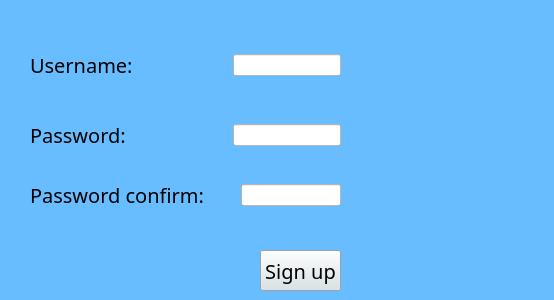
<?xml version="1.0" encoding="UTF-8"?>
<ui version="4.0">
 <class>sign_up_form</class>
 <widget class="QWidget" name="sign_up_form">
  <property name="geometry">
   <rect>
    <x>0</x>
    <y>0</y>
    <width>554</width>
    <height>300</height>
   </rect>
  </property>
  <property name="windowTitle">
   <string>Form</string>
  </property>
  <property name="styleSheet">
   <string notr="true">background-color: rgb(103,189,255);</string>
  </property>
  <widget class="QPushButton" name="btn_sign_up">
   <property name="geometry">
    <rect>
     <x>260</x>
     <y>250</y>
     <width>81</width>
     <height>41</height>
    </rect>
   </property>
   <property name="font">
    <font>
     <family>Acier DisplaySolid</family>
     <pointsize>15</pointsize>
    </font>
   </property>
   <property name="styleSheet">
    <string notr="true">background-color: rgb(213,226,229);</string>
   </property>
   <property name="text">
    <string>Sign up</string>
   </property>
  </widget>
  <widget class="QWidget" name="layoutWidget">
   <property name="geometry">
    <rect>
     <x>30</x>
     <y>50</y>
     <width>311</width>
     <height>30</height>
    </rect>
   </property>
   <layout class="QHBoxLayout" name="horizontalLayout">
    <item>
     <widget class="QLabel" name="label_2">
      <property name="font">
       <font>
        <family>Acier DisplaySolid</family>
        <pointsize>15</pointsize>
       </font>
      </property>
      <property name="text">
       <string>Username:</string>
      </property>
     </widget>
    </item>
    <item>
     <spacer name="horizontalSpacer">
      <property name="orientation">
       <enum>Qt::Horizontal</enum>
      </property>
      <property name="sizeHint" stdset="0">
       <size>
        <width>40</width>
        <height>20</height>
       </size>
      </property>
     </spacer>
    </item>
    <item>
     <widget class="QLineEdit" name="le_username">
      <property name="styleSheet">
       <string notr="true">background-color: rgb(255, 255, 255);</string>
      </property>
     </widget>
    </item>
   </layout>
  </widget>
  <widget class="QWidget" name="layoutWidget_2">
   <property name="geometry">
    <rect>
     <x>30</x>
     <y>120</y>
     <width>311</width>
     <height>30</height>
    </rect>
   </property>
   <layout class="QHBoxLayout" name="horizontalLayout_2">
    <item>
     <widget class="QLabel" name="label_3">
      <property name="font">
       <font>
        <family>Acier DisplaySolid</family>
        <pointsize>15</pointsize>
       </font>
      </property>
      <property name="text">
       <string>Password:</string>
      </property>
     </widget>
    </item>
    <item>
     <spacer name="horizontalSpacer_2">
      <property name="orientation">
       <enum>Qt::Horizontal</enum>
      </property>
      <property name="sizeHint" stdset="0">
       <size>
        <width>40</width>
        <height>20</height>
       </size>
      </property>
     </spacer>
    </item>
    <item>
     <widget class="QLineEdit" name="le_password">
      <property name="styleSheet">
       <string notr="true">background-color: rgb(255, 255, 255);</string>
      </property>
      <property name="echoMode">
       <enum>QLineEdit::Password</enum>
      </property>
     </widget>
    </item>
   </layout>
  </widget>
  <widget class="QWidget" name="layoutWidget_3">
   <property name="geometry">
    <rect>
     <x>30</x>
     <y>180</y>
     <width>311</width>
     <height>30</height>
    </rect>
   </property>
   <layout class="QHBoxLayout" name="horizontalLayout_3">
    <item>
     <widget class="QLabel" name="label_4">
      <property name="font">
       <font>
        <family>Acier DisplaySolid</family>
        <pointsize>15</pointsize>
       </font>
      </property>
      <property name="text">
       <string>Password confirm:</string>
      </property>
     </widget>
    </item>
    <item>
     <spacer name="horizontalSpacer_3">
      <property name="orientation">
       <enum>Qt::Horizontal</enum>
      </property>
      <property name="sizeHint" stdset="0">
       <size>
        <width>40</width>
        <height>20</height>
       </size>
      </property>
     </spacer>
    </item>
    <item>
     <widget class="QLineEdit" name="le_password_2">
      <property name="styleSheet">
       <string notr="true">background-color: rgb(255, 255, 255);</string>
      </property>
      <property name="echoMode">
       <enum>QLineEdit::Password</enum>
      </property>
     </widget>
    </item>
   </layout>
  </widget>
  <widget class="QLabel" name="label">
   <property name="geometry">
    <rect>
     <x>360</x>
     <y>10</y>
     <width>191</width>
     <height>211</height>
    </rect>
   </property>
   <property name="text">
    <string/>
   </property>
   <property name="pixmap">
    <pixmap>../user2.png</pixmap>
   </property>
   <property name="scaledContents">
    <bool>true</bool>
   </property>
  </widget>
 </widget>
 <resources/>
 <connections/>
</ui>
